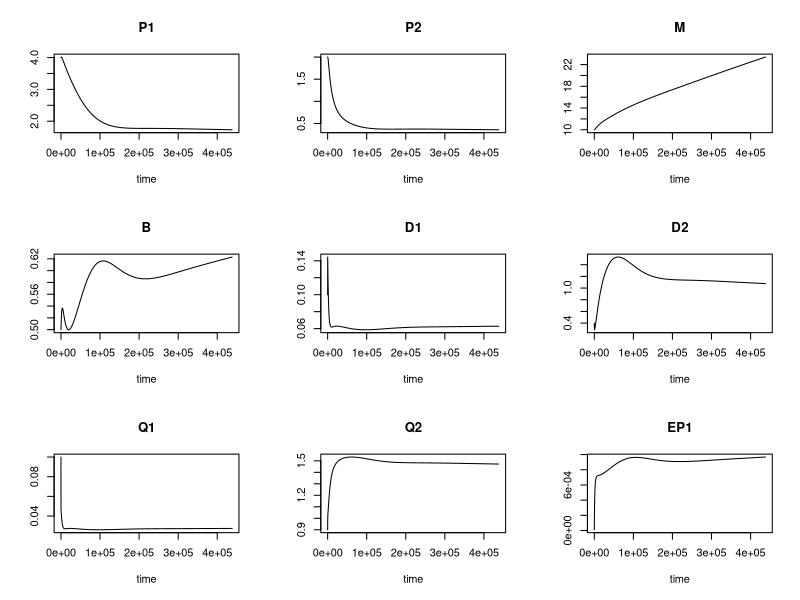
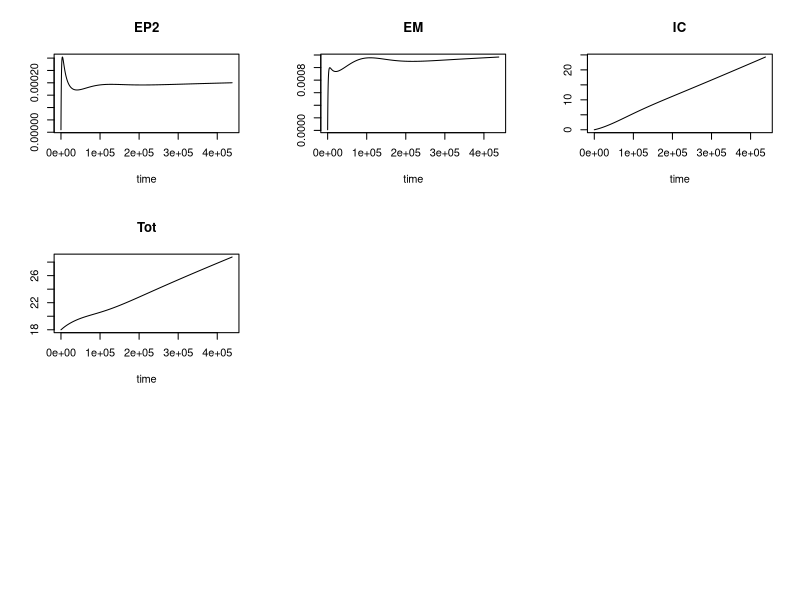

Reproduce these figures in R, in order.
##MEND with two P pools
rm(list = ls ())

library(deSolve)
##solving MEND model with B, D, P, Q, M, EP, EM and IC (CO2)

Decom <- function(times, states, parameters, flux_function) {
  with(as.list(c(states, parameters)), {
    F1d1 <- Vd1 * B * D1 /( kD1 + D1)  ## microbial uptake of D1
    F1d2 <- Vd2 * B *D2 /( kD2 + D2)  ## microbial uptake of D2
    F2p1 <- Vp1* EP1 * P1 / (kP1 + P1) # POM decomposition
    F2p2 <- Vp2* EP2 * P2 / (kP2 + P2)
    F3 <- Vm * EM * M / (kM + M) #MOAM decomposition
    F6d1 <- Kads * D1 *(1- Q1/ Qmax1) ##adsorption
    F6d2 <- Kads * D2 *(1- Q2/ Qmax2) ##adsorption
    F7d1 <- Kdes * Q1/Qmax1  ##desorption
    F7d2 <- Kdes * Q2/Qmax2  ##desorption
    F8 <- (1- pEP-pEP- pEM) * Vd1*Ec1* B *0.25  #microbial biomass decay
    F9ep1 <- P1/(P1+P2)*pEP *Vd1*Ec1* B  *0.5 #enzyme production
    F9ep2 <- P2/(P1+P2)*pEP *Vd1*Ec1* B *0.5 
    F9em <- pEM * Vd1*Ec1*B*0.5
    F10ep1 <- rEP * EP1  #enzyme decay
    F10ep2 <- rEP * EP2
    F10em <- rEM *EM
    
    dP1 <- Ip1 + (1 - gD) * F8- F2p1
    dP2 <- Ip2 - F2p2
    dM <- (1 - fD) * (F2p1+F2p2) - F3
    dB <- Ec1*F1d1+ Ec2* F1d2 - F8 - (F9em + F9ep1 + F9ep2)
    dD1 <- Id1  + gD * F8 + F3 + (F10em + F10ep1+F10ep2)- F1d1 - (F6d1 - F7d1)
    dD2 <- Id2 + fD * (F2p1+F2p2) - F1d2 - (F6d2 - F7d2)
    dQ1 <- F6d1 - F7d1
    dQ2 <- F6d2 - F7d2
    dEP1 <- F9ep1 - F10ep1
    dEP2 <- F9ep2 - F10ep2
    dEM <- F9em - F10em
    dIC <- (1-Ec1)*F1d1+ (1-Ec2)* F1d2  #CO2 fllux
    dTot <- Ip1 + Ip2 + Id1 + Id2 -(1-Ec1)*F1d1 - (1-Ec2)* F1d2
    return(list(c(dP1, dP2, dM, dB, dD1, dD2, dQ1, dQ2, dEP1, dEP2, dEM, dIC, dTot)))
  })
}



times <- seq(0, 438000, 24) ##per hour 24hour by 365 days =8760  20year=175200

B<-0.5
D1<-0.1
D2<-0.4
P1<-4
P2<-2
Q1<-0.1
Q2<-0.9
M<-10
EP1<-0.00001
EP2<-0.00001
EM<- 0.00001
IC<- 0
Tot<- B+D1+D2+P1+P2+M+Q1+Q2+EP1+EP2+EM

states <- c(P1=P1, P2=P2, M=M, B=B, D1=D1, D2=D2,Q1=Q1, Q2=Q2,EP1 = EP1, EP2=EP2,EM = EM, IC = IC, Tot= Tot) 
parameters <- c(Ec1 = 0.75, Ec2=0.25, Vd1 = 5e-4, Vd2 = 3e-4, kD1 = 0.26, kD2=2.6,  Vp1 = 1.5,  kP1 = 50, Vp2=1.5, kP2=5, 
                Vm = 0.1, kM = 250,Kads = 0.006, Kdes = 0.001, Qmax1 = 0.1,Qmax2 = 1.7,
                pEP=0.01, pEM=0.01, rEP=1e-3, rEM=1e-3, 
                Ip1 = 2e-5, Ip2 =2e-5, Id1 = 2e-5, Id2 =2e-5, fD=0.5, gD=0.5)



DecomOut = ode(y = states, parms = parameters, times = times, func = Decom, method = "radau")
print("done")
plot(DecomOut)

write.csv(DecomOut, "RMENDp50y_ip2.csv")
